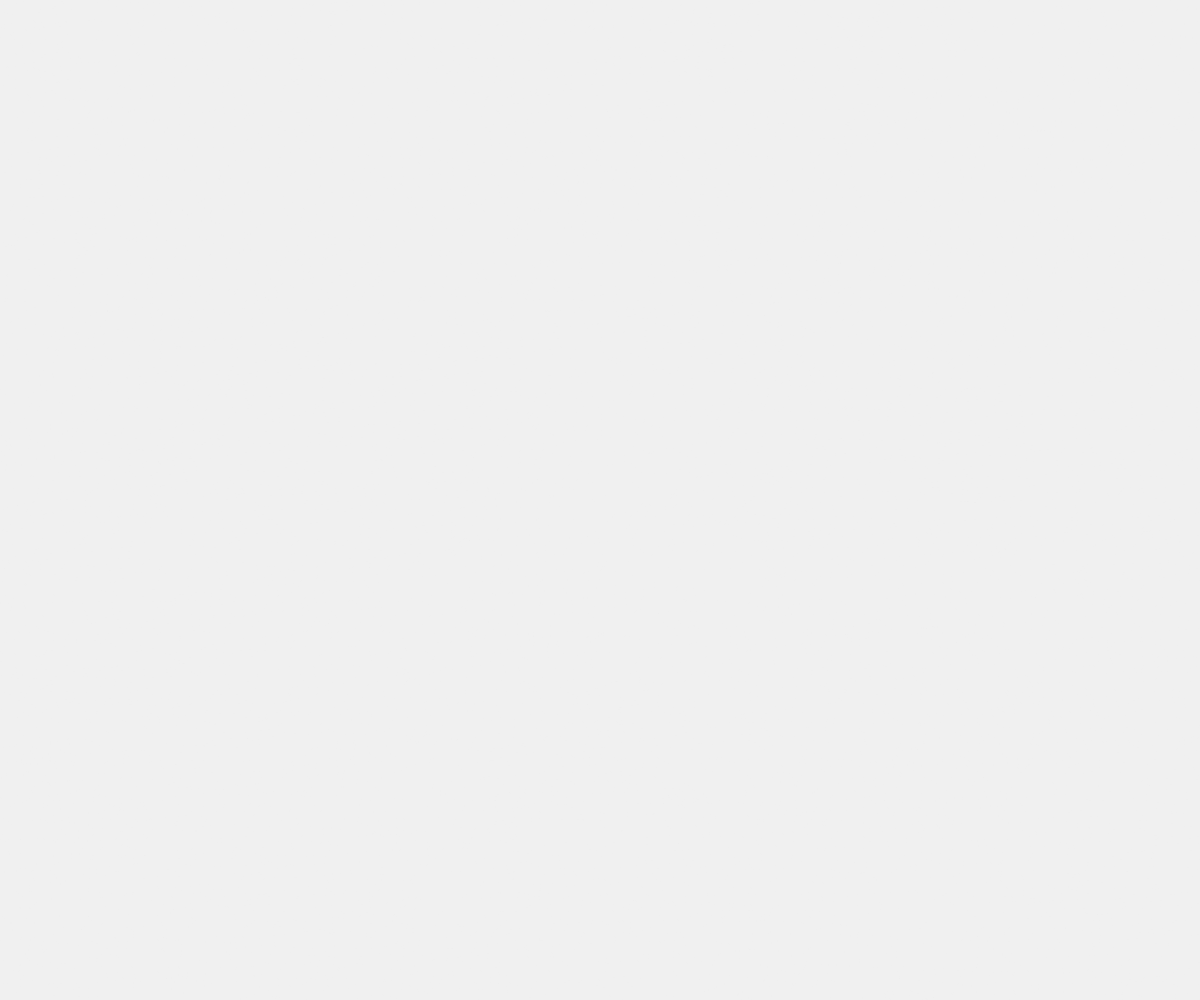
Frame 1 (no input)
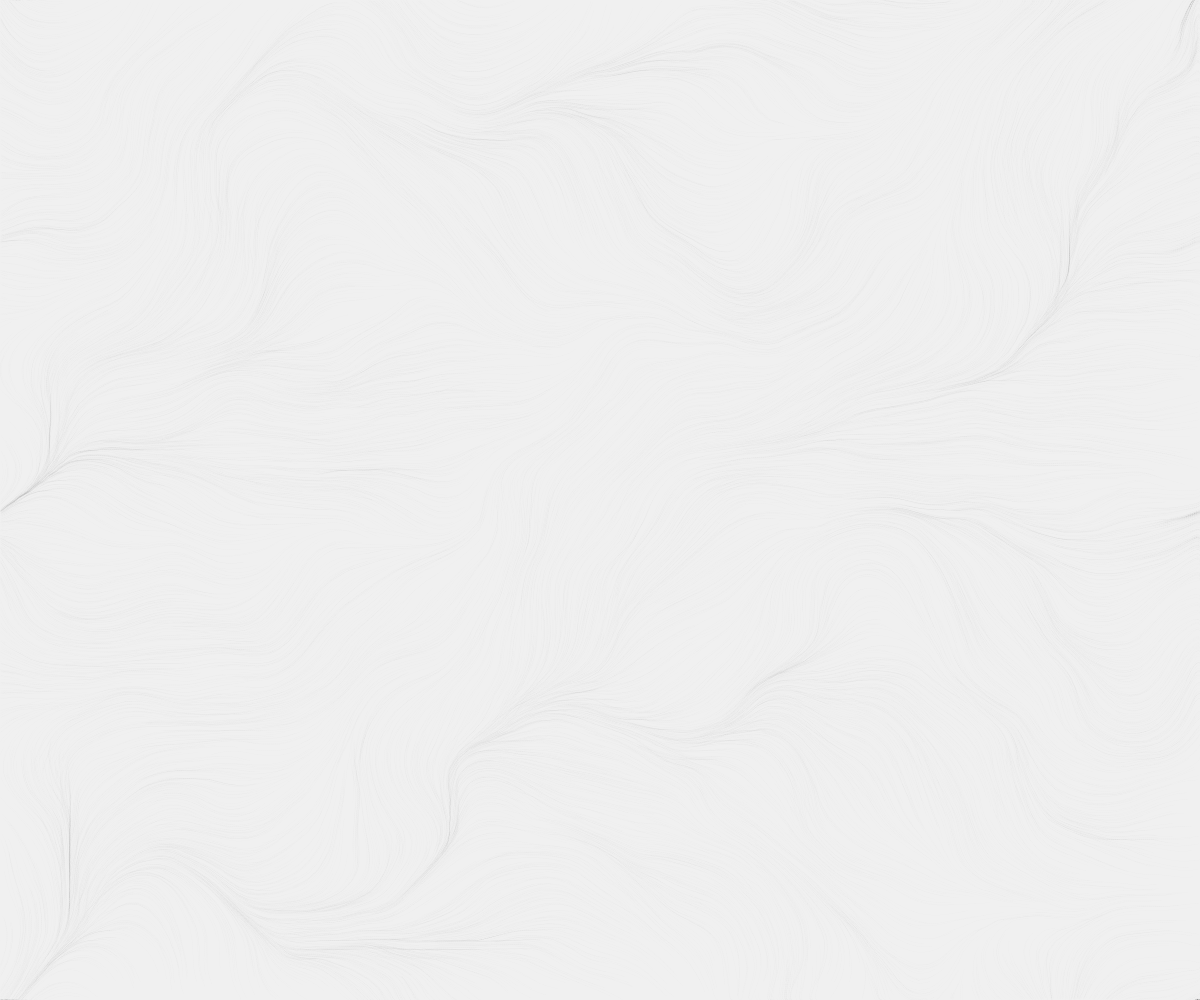
Frame 60 (no input)
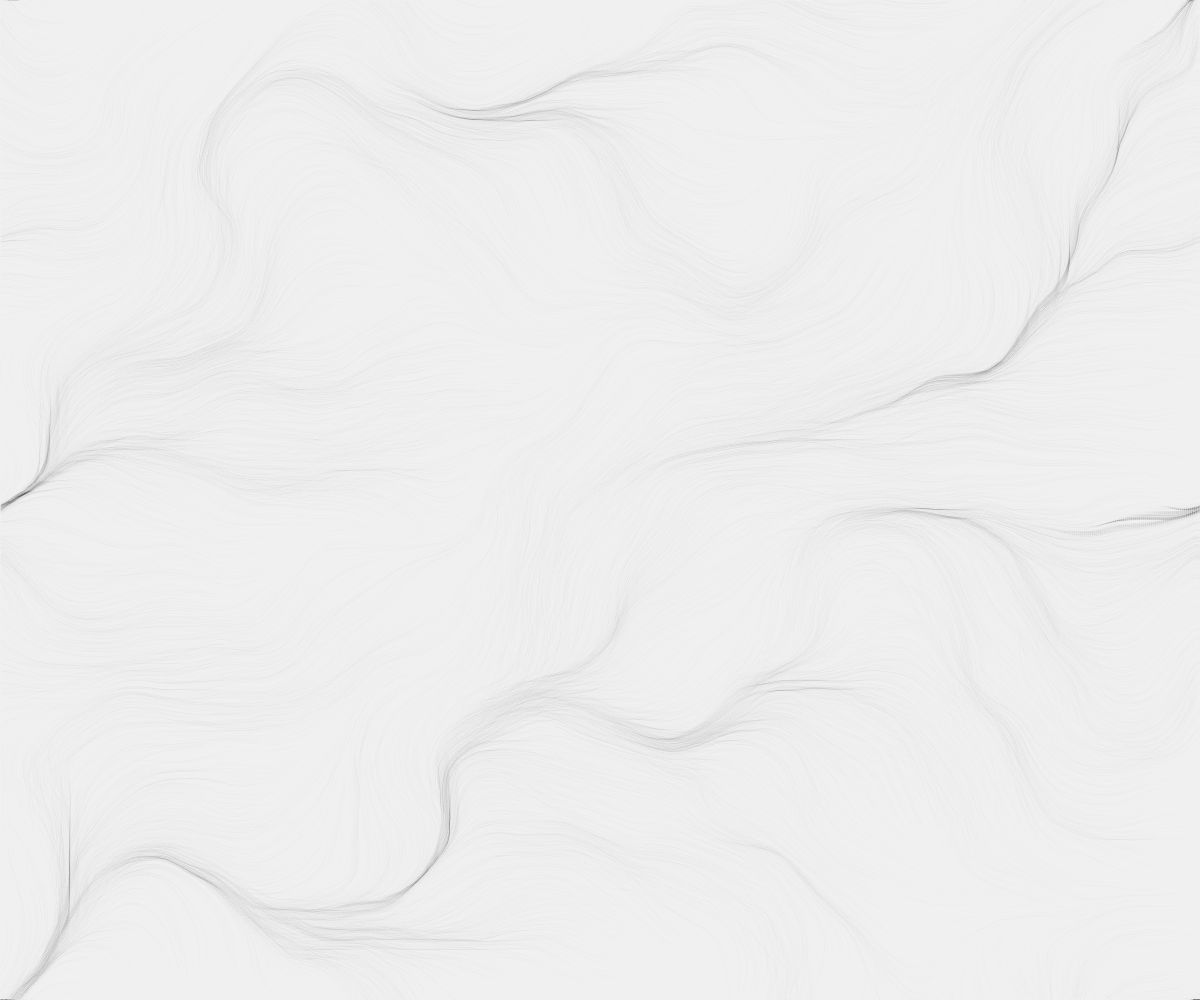
Frame 120 (the mouse pressed at the canvas centre since frame 60)

The p5.js sketch that drew these frames (run headless with seeded random() and noise() and a simulated clock; from frame 60 on, the mouse is pressed at the canvas centre):

// p5.js sketch
// ── sketch.js
let inc = 0.05;
let scl = 10;
let cols, rows;

let zoff = 0;

let fr;

let particles = [];

let flowfield;

function canvasSetup(){
    cols = floor(width/scl);
    rows = floor(height/scl);
    fr = createP('');

    flowfield = new Array(cols * rows);

    for (let i = 0; i < 10000; i++){
        particles[i] = new Particle();
    }
}

function windowResized(){
    resizeCanvas(document.documentElement.scrollWidth,document.documentElement.scrollHeight);
    canvasSetup();
}

function setup() {
    createCanvas(windowWidth, windowHeight);

    canvas = createCanvas(document.documentElement.scrollWidth,document.documentElement.scrollHeight);
    canvas.position(0,0);//canvasをページの原点に固定
    canvas.style('z-index','-1');//canvasを後ろに移動する。

    canvasSetup();
    
    background(240);
}

function draw() {
    let yoff = 0;
    for (let y = 0; y < rows; y++){
        let xoff = 0;
        for (let x = 0; x < cols; x++){
            let index = x + y * cols;
            let angle = noise(xoff,yoff,zoff) * TWO_PI;
            let v = p5.Vector.fromAngle(angle);
            v.setMag(1);
            flowfield[index] = v;

            xoff += inc; 
        }
        yoff += inc;

        zoff += 0.00002;
    }
    for (let i = 0; i < particles.length; i++){
        particles[i].follow(flowfield);
        particles[i].update();
        particles[i].edges();
        particles[i].show();
    }
    

    // fr.html(floor(frameRate()));
}


// ── particle.js


function Particle(){
    this.pos = createVector(random(width),random(height));
    this.vel = createVector(0,0)
    this.acc = createVector(0,0);
    this.maxspeed = 1;

    this.prevPos = this.pos.copy();

    this.update = function(){
        this.vel.add(this.acc);
        this.pos.add(this.vel);
        this.acc.mult(0);
    };

    this.follow = function(vectors){
        let x = floor(this.pos.x / scl);
        this.vel.limit(this.maxspeed);
        let y = floor(this.pos.y / scl);
        let index = x + y *cols;
        let force = vectors[index];
        this.applyForce(force);
    }

    this.applyForce = function(force){
        this.acc.add(force);
    };

    this.show = function(){
        stroke(0,2);
        strokeWeight(1)
        line(this.pos.x, this.pos.y, this.prevPos.x,this.prevPos.y);
        this.updatePrev();
    };

    this.updatePrev = function(){
        this.prevPos.x = this.pos.x;
        this.prevPos.y = this.pos.y;
    }

    this.edges = function() {
        if (this.pos.x > width) {
          this.pos.x = 0;
          this.updatePrev();
        }
        if (this.pos.x < 0) {
          this.pos.x = width;
          this.updatePrev();
        }
        if (this.pos.y > height) {
          this.pos.y = 0;
          this.updatePrev();
        }
        if (this.pos.y < 0) {
          this.pos.y = height;
          this.updatePrev();
        }
      };
}

function windowResized() {
  resizeCanvas(windowWidth, windowHeight);
}
